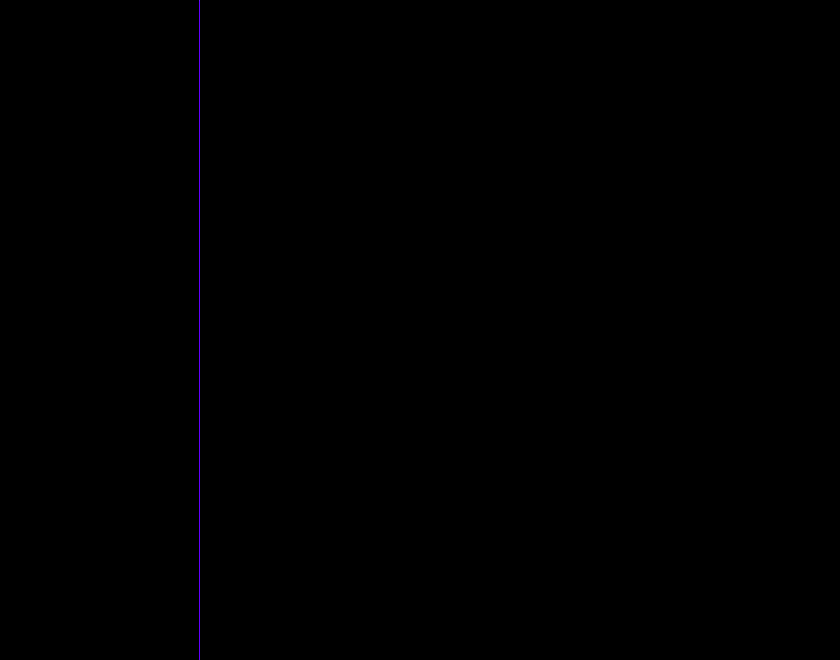
Frame 1 (no input)
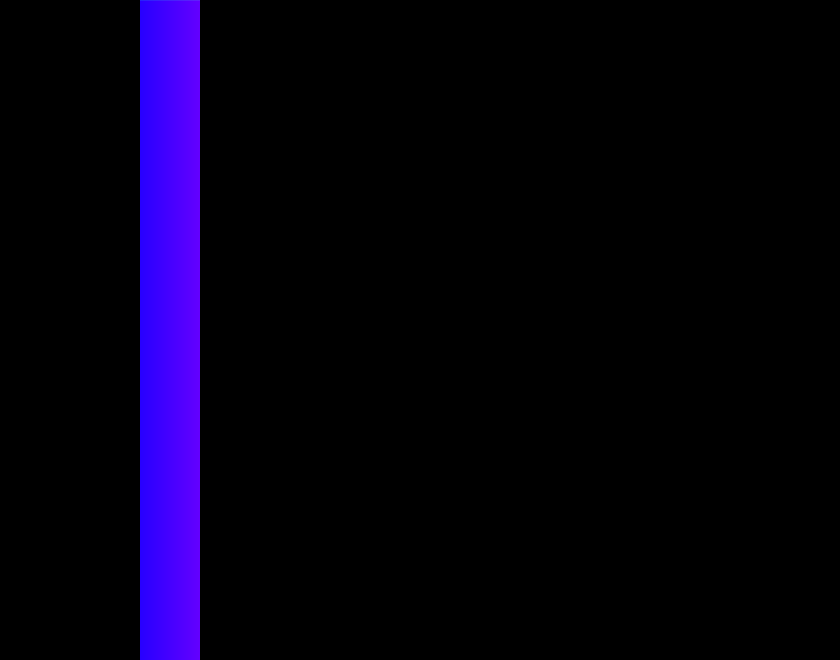
Frame 60 (the mouse pressed at the canvas centre just before this capture)
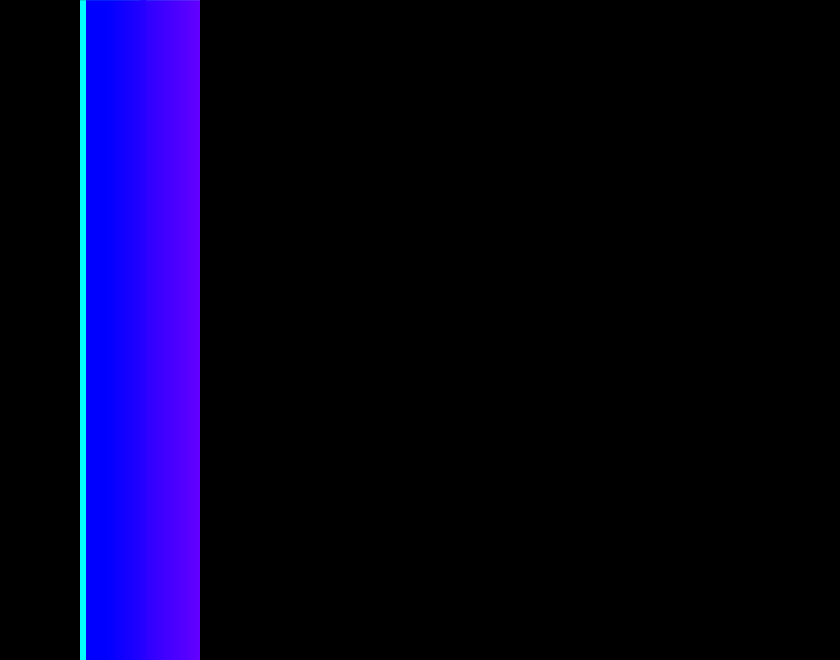
Frame 120 (the mouse held since frame 60 and released just before this capture)

The Processing sketch that drew these frames (run headless with seeded random() and noise(); from frame 60 on, the mouse is pressed at the canvas centre):

// Processing sketch: lines
// ── lines.pde
int y = 100;
int x = 200;
int what = 0;

// The statements in the setup() function 
// execute once when the program begins
void setup() {
  size(840, 660);  // Size must be the first statement
  stroke(255);     // Set line drawing color to white
  frameRate(60);
  background(0); 
}
// The statements in draw() are executed until the 
// program is stopped. Each statement is executed in 
// sequence and after the last line is read, the first 
// line is executed again.
void draw() { 
 // background(0);   // Clear the screen with a black background
  y = y - 1; 
  x = x - 1; 
  if (y < -300) { 
    y = height; 
    x = width; 
    background(255,125,125); 
    
    if (what == 1) {
      what = 0; 
    } else {
      what = 1;
    }
  } 
  
  stroke(y,255,255);
  // line(x1, y1, x2, y2)
  int r = floor(random(-5, 5)); 
  int mX = floor(mouseX/50); 
  int mY = floor(mouseY/50);
   if (what == 1) {
  line(0, y, width, y);  
  stroke(y,0,255);
  line(0, y+mX, width, y+mX); 
   } else {
  line(x, 0, x, 1000); 
  stroke(y,0,255);
  line(x+mY, 0, x+mY, 1000); 
   }
} 
